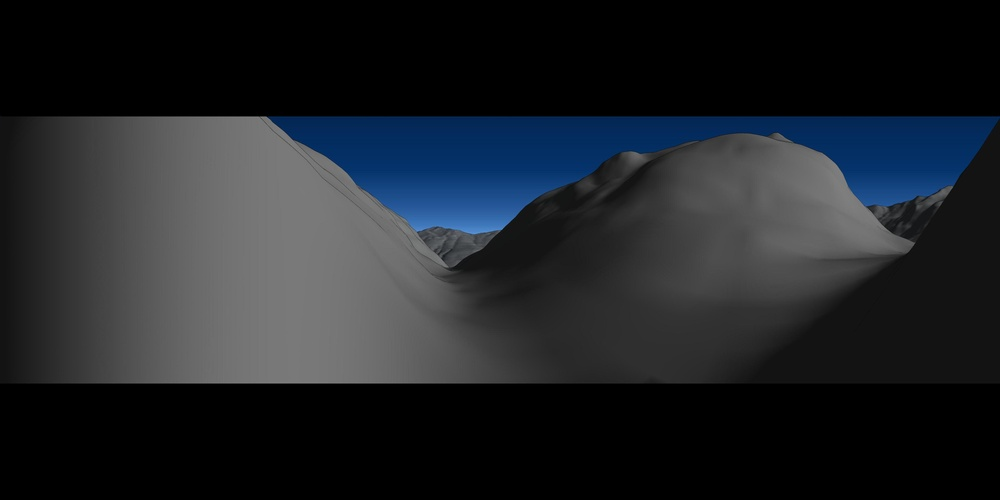
#> input picture src/example/panorama.jpg, 1000 x 500 px, shrunk from 4096 x 2048 before the run
$ python -i edge.py   (imports and definitions only)
#> lines starting #> are read from the running program, lines starting #| are printed output that depends on the picture; after the words box and inside, x2 and y2 are one past the last pixel; in counts of white or black regions, pixels touching at a corner belong together
import cv2
import numpy as np

def has_horizon(np_img, num_of_edges = 3) -> bool:
#> called with num_of_edges = 3
    np_img = cv2.cvtColor(np_img, cv2.COLOR_RGB2GRAY)
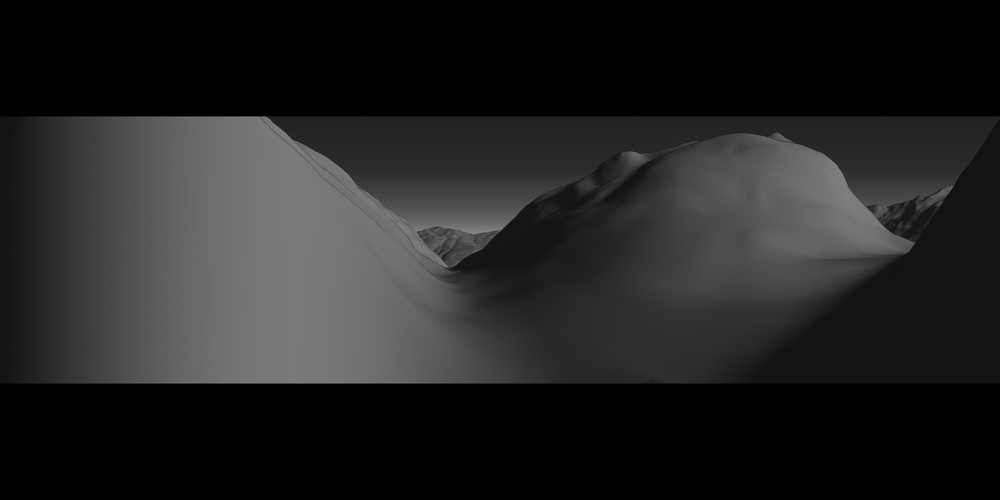
#> np_img: shape (500, 1000); min 0, max 139, mean 34.5
    edges = cv2.Canny(np_img, 50, 150)
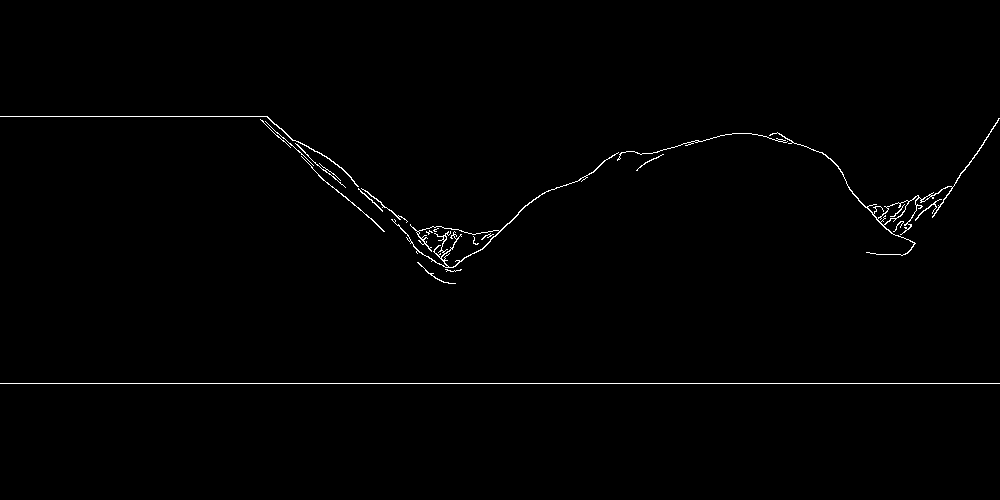
#> edges: shape (500, 1000); 0.77% white in thin lines or dots, all inside (x1, y1, x2, y2) = (0, 116, 1000, 384)

    num_labels, _ = cv2.connectedComponents(edges)
#> num_labels = 22
    edge_count = num_labels - 1
#> edge_count = 21

    return edge_count >= num_of_edges, edges

# [6 lines of commented-out code are left out]

>>> import cv2
>>> picture = cv2.cvtColor(cv2.imread('../example/panorama.jpg'), cv2.COLOR_BGR2RGB)
>>> result = has_horizon(picture)
